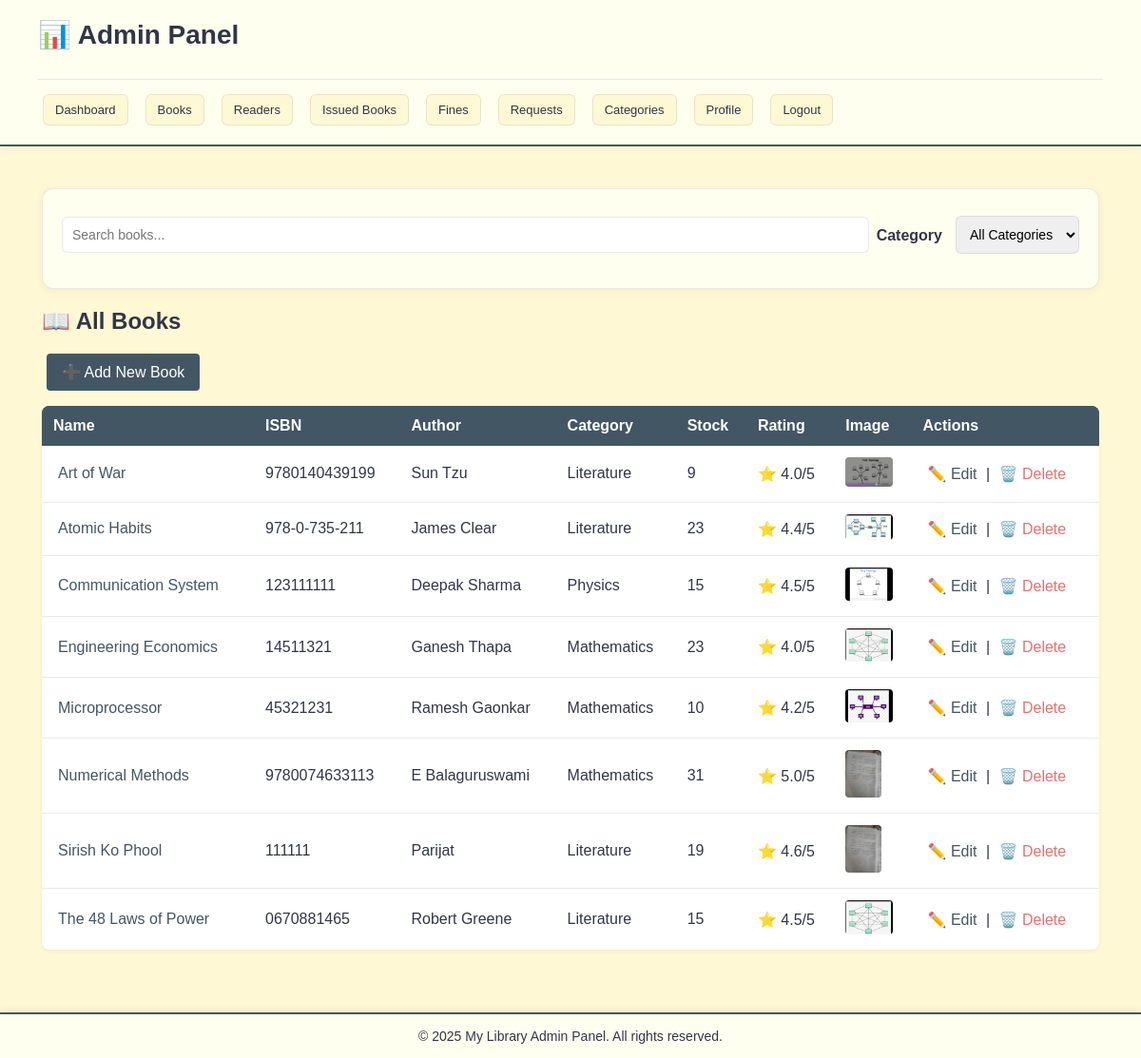
The page /books/ on the database its author committed.
### lib/models.py (models this page shows, shortened)
class Book(models.Model):
    name = models.CharField(max_length=200)  # Book title
    isbn = models.CharField(max_length=13, unique=True)  # ISBN number
    image = models.ImageField(upload_to='book_images/', blank=True, null=True)  # Cover image
    author = models.CharField(max_length=200)  # Author name
    category = models.ForeignKey(Category, on_delete=models.SET_NULL, null=True, related_name='books')
    number_in_stock = models.PositiveIntegerField(default=0)  # Available copies
    description = models.TextField(blank=True, null=True, default="No description available")
    rating = models.DecimalField(max_digits=3, decimal_places=1, default=4.0, validators=[MinValueValidator(1.0), MaxValueValidator(5.0)])  # Rating with 1 decimal place
    def avg_reader_rating(self):
        from django.db.models import Avg
        avg = self.reader_ratings.aggregate(avg=Avg('rating'))['avg']
        try:
            return float(avg) if avg is not None else float(self.rating)
        except (TypeError, ValueError):
            return float(self.rating)
    def combined_rating(self):
        try:
            avg_reader = self.avg_reader_rating()
            combined = (float(self.rating) + float(avg_reader)) / 2.0
            return round(combined, 1)
        except Exception:
            return float(self.rating)

class Category(models.Model):
    name = models.CharField(max_length=100, unique=True)

### lib/views.py (the view)
# urls.py: path('books/', views.view_books, name='view_books'),
def view_books(request):
    books = Book.objects.all().order_by('name')  # optional: sort by name
    context = {
        'books': books,
        'categories': Category.objects.all(),
    }
    return render(request, 'view_books.html', context)

### lib/templates/view_books.html (shortened to what this page needs)
{% extends 'admin_base.html' %}
{% load highlight %}
{% block content %}
<div class="view-container">
    {% include 'partials/book_search.html' %}
    <h2>📖 All Books</h2>
    <a href="{% url 'add_book' %}" class="add-btn">➕ Add New Book</a>
    <table>
        <thead>
            <tr>
                <th>Name</th>
                <th>ISBN</th>
                <th>Author</th>
                <th>Category</th>
                <th>Stock</th>
                <th>Rating</th>
                <th>Image</th>
                <th>Actions</th>
            </tr>
        </thead>
        <tbody>
            {% for book in books %}
            <tr {% if book.category %}data-category-id="{{ book.category.id }}"{% endif %}>
                <td><a href="{% url 'admin_book_details' book.pk %}">{% if query %}{{ book.name|highlight:query }}{% else %}{{ book.name }}{% endif %}</a></td>
                <td>{{ book.isbn }}</td>
                <td>{{ book.author }}</td>
                <td>{% if book.category %}{{ book.category.name }}{% endif %}</td>
                <td>{{ book.number_in_stock }}</td>
                <td>⭐ {{ book.combined_rating }}/5</td>
                <td>
                    {% if book.image %}
                        <img src="{{ book.image.url }}" alt="{{ book.name }}">
                    {% else %}
                        No image
                    {% endif %}
                </td>
                <td>
                    <a href="{% url 'edit_book' book.pk %}">✏️ Edit</a> |
                    <a href="{% url 'delete_book' book.pk %}" class="delete-link">🗑️ Delete</a>
                </td>
            </tr>
            {% empty %}
            <tr>
                <td colspan="8" style="text-align:center;color:var(--muted-text);">No books available.</td>
            </tr>
            {% endfor %}
        </tbody>
    </table>
</div>
{% endblock %}

### static/css/theme.css (style rules this page uses)
:root { --primary-bg: #FFF8D4; --card-bg: #FFFFEF; --text-dark: #313647; --text-secondary: rgba(49, 54, 71, 0.7); --border-color: rgba(67,86,99,0.12); --primary-color: #435663; --accent-green: #A3B087; --primary-color-hover: #374E57; --primary-blue: var(--primary-color); --primary-blue-hover: var(--primary-color-hover); --shadow-sm: 0 2px 8px rgba(49,54,71,0.06); --shadow-md: 0 4px 12px rgba(49,54,71,0.08); --border-radius: 12px; --muted-bg: #f5f5f5; --light-border: #dddddd; --muted-text: #999999; --info-bg: #d1ecf1; --info-text: #0c5460; --info-border: #17a2b8; --danger-color: #E57373; --danger-color-hover: #EF5350; --warning-color: #FF9800; --success-bg: #E8F5E9; --success-text: #2E7D32; --danger-bg: #FFEBEE; --danger-border: #F44336; --muted-card-bg: #f9f9f9; }
* { box-sizing: border-box; }
body { font-family: Arial, sans-serif; margin: 0; padding: 0; background: var(--primary-bg); color: var(--text-dark); }
table { width: 100%; border-collapse: collapse; background: var(--card-bg); box-shadow: var(--shadow-sm); border-radius: 8px; overflow: hidden; }
thead { background: var(--primary-color); color: white; }
th { padding: 12px; text-align: left; font-weight: 600; }
td { padding: 12px; border-bottom: 1px solid var(--border-color); }
tr:last-child td { border-bottom: none; }
a { color: var(--primary-blue); text-decoration: none; transition: color 0.2s; }

### lib/templates/view_books.html (style rules this page uses)
.view-container { margin:24px; }
h2 { color: var(--text-dark); margin-bottom:20px; }
.add-btn { display:inline-block; margin-bottom:16px; padding:10px 16px; background:var(--primary-blue); color:white; text-decoration:none; border-radius:4px; }
table { width:100%; border-collapse:collapse; background:white; box-shadow:0 2px 4px rgba(0,0,0,0.06); }
th { background:var(--primary-blue); color:white; padding:12px; text-align:left; }
td { padding:12px; border-bottom:1px solid var(--border-color); }
img { max-width:50px; max-height:50px; border-radius:4px; }
a { color:var(--primary-blue); text-decoration:none; margin:0 5px; }
.delete-link { color:var(--danger-color); }

### rows shown on the page
Book: name "Art of War", isbn "9780140439199", author "Sun Tzu", category.name "Literature", number_in_stock "9", combined_rating "4.0", image (picture)
Book: name "Atomic Habits", isbn "978-0-735-211", author "James Clear", category.name "Literature", number_in_stock "23", combined_rating "4.4", image (picture)
Book: name "Communication System", isbn "123111111", author "Deepak Sharma", category.name "Physics", number_in_stock "15", combined_rating "4.5", image (picture)
Book: name "Engineering Economics", isbn "14511321", author "Ganesh Thapa", category.name "Mathematics", number_in_stock "23", combined_rating "4.0", image (picture)
Book: name "Microprocessor", isbn "45321231", author "Ramesh Gaonkar", category.name "Mathematics", number_in_stock "10", combined_rating "4.2", image (picture)
Book: name "Numerical Methods", isbn "9780074633113", author "E Balaguruswami", category.name "Mathematics", number_in_stock "31", combined_rating "5.0", image (picture)
Book: name "Sirish Ko Phool", isbn "111111", author "Parijat", category.name "Literature", number_in_stock "19", combined_rating "4.6", image (picture)
Book: name "The 48 Laws of Power", isbn "0670881465", author "Robert Greene", category.name "Literature", number_in_stock "15", combined_rating "4.5", image (picture)
